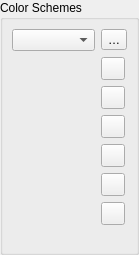
             <widget class="QWidget" name="scrollAreaWidgetContents">
              <property name="geometry">
               <rect>
                <x>0</x>
                <y>0</y>
                <width>139</width>
                <height>255</height>
               </rect>
              </property>
              <layout class="QHBoxLayout" name="horizontalLayout_46">
               <property name="leftMargin">
                <number>0</number>
               </property>
               <property name="topMargin">
                <number>0</number>
               </property>
               <property name="rightMargin">
                <number>0</number>
               </property>
               <property name="bottomMargin">
                <number>0</number>
               </property>
               <item>
                <widget class="QgsCollapsibleGroupBox" name="groupBox_7">
                 <property name="title">
                  <string>Color Schemes</string>
                 </property>
                 <layout class="QGridLayout" name="gridLayout_12">
                  <item row="7" column="1">
                   <spacer name="verticalSpacer_12">
                    <property name="orientation">
                     <enum>Qt::Vertical</enum>
                    </property>
                    <property name="sizeHint" stdset="0">
                     <size>
                      <width>20</width>
                      <height>40</height>
                     </size>
                    </property>
                   </spacer>
                  </item>
                  <item row="5" column="1">
                   <widget class="QToolButton" name="mButtonImportColors">
                    <property name="toolTip">
                     <string>Import colors from file</string>
                    </property>
                    <property name="text">
                     <string/>
                    </property>
                    <property name="icon">
                     <iconset resource="../../images/images.qrc">
                      <normaloff>:/images/themes/default/mActionFileOpen.svg</normaloff>:/images/themes/default/mActionFileOpen.svg</iconset>
                    </property>
                   </widget>
                  </item>
                  <item row="1" column="0" rowspan="8">
                   <widget class="QgsColorSchemeList" name="mTreeCustomColors" native="true">
                    <property name="focusPolicy">
                     <enum>Qt::StrongFocus</enum>
                    </property>
                   </widget>
                  </item>
                  <item row="4" column="1">
                   <widget class="QToolButton" name="mButtonPasteColors">
                    <property name="toolTip">
                     <string>Paste colors</string>
                    </property>
                    <property name="text">
                     <string/>
                    </property>
                    <property name="icon">
                     <iconset resource="../../images/images.qrc">
                      <normaloff>:/images/themes/default/mActionEditPaste.svg</normaloff>:/images/themes/default/mActionEditPaste.svg</iconset>
                    </property>
                   </widget>
                  </item>
                  <item row="1" column="1">
                   <widget class="QToolButton" name="mButtonAddColor">
                    <property name="toolTip">
                     <string>Add color</string>
                    </property>
                    <property name="text">
                     <string/>
                    </property>
                    <property name="icon">
                     <iconset resource="../../images/images.qrc">
                      <normaloff>:/images/themes/default/symbologyAdd.svg</normaloff>:/images/themes/default/symbologyAdd.svg</iconset>
                    </property>
                   </widget>
                  </item>
                  <item row="2" column="1">
                   <widget class="QToolButton" name="mButtonRemoveColor">
                    <property name="toolTip">
                     <string>Remove color</string>
                    </property>
                    <property name="text">
                     <string/>
                    </property>
                    <property name="icon">
                     <iconset resource="../../images/images.qrc">
                      <normaloff>:/images/themes/default/symbologyRemove.svg</normaloff>:/images/themes/default/symbologyRemove.svg</iconset>
                    </property>
                   </widget>
                  </item>
                  <item row="3" column="1">
                   <widget class="QToolButton" name="mButtonCopyColors">
                    <property name="toolTip">
                     <string>Copy colors</string>
                    </property>
                    <property name="text">
                     <string/>
                    </property>
                    <property name="icon">
                     <iconset resource="../../images/images.qrc">
                      <normaloff>:/images/themes/default/mActionEditCopy.svg</normaloff>:/images/themes/default/mActionEditCopy.svg</iconset>
                    </property>
                   </widget>
                  </item>
                  <item row="0" column="0">
                   <layout class="QHBoxLayout" name="horizontalLayout_22">
                    <item>
                     <widget class="QComboBox" name="mColorSchemesComboBox"/>
                    </item>
                   </layout>
                  </item>
                  <item row="6" column="1">
                   <widget class="QToolButton" name="mButtonExportColors">
                    <property name="toolTip">
                     <string>Export colors</string>
                    </property>
                    <property name="text">
                     <string/>
                    </property>
                    <property name="icon">
                     <iconset resource="../../images/images.qrc">
                      <normaloff>:/images/themes/default/mActionFileSave.svg</normaloff>:/images/themes/default/mActionFileSave.svg</iconset>
                    </property>
                   </widget>
                  </item>
                  <item row="0" column="1">
                   <widget class="QToolButton" name="mSchemeToolButton">
                    <property name="text">
                     <string>…</string>
                    </property>
                    <property name="popupMode">
                     <enum>QToolButton::InstantPopup</enum>
                    </property>
                   </widget>
                  </item>
                 </layout>
                </widget>
               </item>
              </layout>
             </widget>
